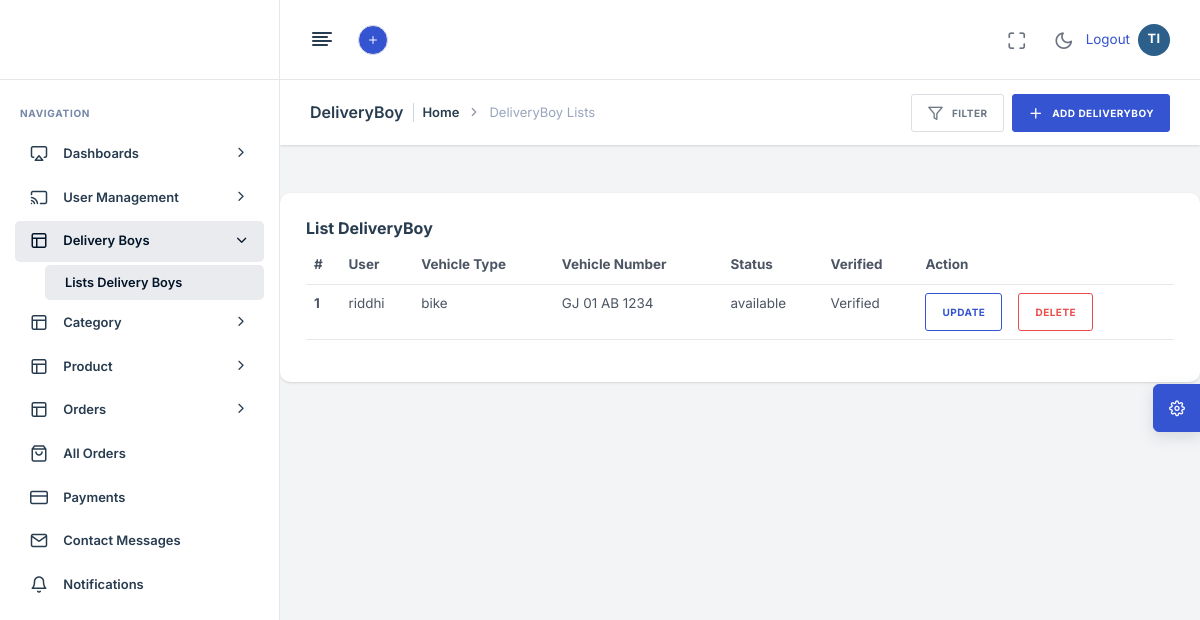
/adminpanel/list_DeliveryBoys/ (signed in), run on the app's committed database.
### app_modules/userapp/models.py (models this page shows, shortened)
class CustomUser(AbstractUser):
    role = models.CharField(max_length=20, choices=UserRole.choices, default=UserRole.USER)
    is_approved = models.BooleanField(default=False)
    phone_number = models.CharField(max_length=15, blank=True, null=True)
    profile_image = models.ImageField(upload_to="profiles/", null=True, blank=True)
    address = models.TextField(blank=True, null=True)
    date_of_birth = models.DateField(null=True, blank=True)
    aadhaar_number = models.CharField(max_length=12, blank=True, null=True, unique=True)
    pan_number = models.CharField(max_length=10, blank=True, null=True, unique=True)
    aadhaar_image = models.ImageField(upload_to="kyc/aadhaar/", null=True, blank=True)
    pan_image = models.ImageField(upload_to="kyc/pan/", null=True, blank=True)
    other_document_image = models.ImageField(upload_to="kyc/other/", null=True, blank=True)
    is_kyc_verified = models.BooleanField(default=False)
    registration_ip = models.GenericIPAddressField(null=True, blank=True)
    objects = CustomUserManager()
    @property
    def is_customer_role(self):
        return self.role == UserRole.USER

### app_modules/deliveryapp/models.py (models this page shows, shortened)
class DeliveryBoy(models.Model):
    AVAILABLE = DeliveryBoyStatus.AVAILABLE
    BUSY = DeliveryBoyStatus.BUSY
    OFFLINE = DeliveryBoyStatus.OFFLINE
    STATUS_CHOICES = DeliveryBoyStatus.choices
    BIKE = VehicleType.BIKE
    BICYCLE = VehicleType.BICYCLE
    SCOOTER = VehicleType.SCOOTER
    VEHICLE_CHOICES = VehicleType.choices
    user = models.OneToOneField(CustomUser, on_delete=models.CASCADE, related_name="delivery_profile")
    vehicle_type = models.CharField(max_length=20, choices=VehicleType.choices, default=VehicleType.BIKE)
    vehicle_number = models.CharField(max_length=20, blank=True)
    status = models.CharField(max_length=20, choices=DeliveryBoyStatus.choices, default=DeliveryBoyStatus.OFFLINE)
    is_verified = models.BooleanField(default=False)
    joined_at = models.DateTimeField(auto_now_add=True)
    class Meta:
        verbose_name = "Delivery Boy"
        verbose_name_plural = "Delivery Boys"

### app_modules/adminapp/views.py (the view)
# urls.py: path("list_DeliveryBoys/", views.list_DeliveryBoys, name="list_DeliveryBoys"),
@staff_member_required
def list_DeliveryBoys(request):
    delivery_boys = DeliveryBoy.objects.select_related("user").order_by("-joined_at")
    return render(request, "adminapp/list_DeliveryBoys.html", {"delivery_boys": delivery_boys})

### templates/adminapp/list_DeliveryBoys.html (shortened to what this page needs)
{% extends 'adminapp/master.html' %}
{% load static %}
{% block content %}
<div class="nxl-content">
    <div class="page-header">
        <div class="page-header-left d-flex align-items-center">
            <div class="page-header-title">
                <h5 class="m-b-10">DeliveryBoy</h5>
            </div>
            <ul class="breadcrumb">
                <li class="breadcrumb-item"><a href="{% url 'admin_index' %}">Home</a></li>
                <li class="breadcrumb-item">DeliveryBoy Lists</li>
            </ul>
        </div>
        <div class="page-header-right ms-auto">
            <div class="page-header-right-items">
                <div class="d-flex align-items-center gap-2 page-header-right-items-wrapper">
                    <div class="dropdown filter-dropdown">
                        <a class="btn btn-md btn-light-brand" data-bs-toggle="dropdown" data-bs-offset="0, 10"
                            data-bs-auto-close="outside">
                            <i class="feather-filter me-2"></i>
                            <span>Filter</span>
                        </a>
                    </div>
                    <a href="javascript:void(0);" class="btn btn-md btn-primary">
                        <i class="feather-plus me-2"></i>
                        <span>Add DeliveryBoy</span>
                    </a>
                </div>
            </div>
        </div>
    </div>
    <section class="section mt-5 mx-auto">
        <div class="row">
            <div class="col-lg-12">
                <div class="card">
                    <div class="card-body">
                        <h5 class="card-title">List DeliveryBoy</h5>
                        <table class="table">
                            <thead>
                                <tr>
                                    <th scope="col">#</th>
                                    <th scope="col">User</th>
                                    <th scope="col">Vehicle Type</th>
                                    <th scope="col">Vehicle Number</th>
                                    <th scope="col">Status</th>
                                    <th scope="col">Verified</th>
                                    <th scope="col">Action</th>
                                </tr>
                            </thead>
                            <tbody>
                                {% for i in delivery_boys %}
                                <tr>
                                    <th>{{ forloop.counter }}</th>
                                    <td>{{ i.user.username }}</td>
                                    <td>{{ i.vehicle_type }}</td>
                                    <td>{{ i.vehicle_number }}</td>
                                    <td>{{ i.status }}</td>
                                    <td>
                                        {% if i.is_verified %}
                                        Verified
                                        {% else %}
                                        Pending
                                        {% endif %}
                                    </td>
                                    <td class="d-flex gap-3">
                                        <a href="{% url 'update_DeliveryBoy' i.id %}">
                                            <button type="button" class="btn btn-outline-primary">
                                                Update
                                            </button>
                                        </a>
                                        <a href="{% url 'delete_DeliveryBoy' i.id %}"
                                            onclick="return confirm('Are you sure you want to delete this Delivery Boy?')">
                                            <button type="button" class="btn btn-outline-danger">
                                                Delete
                                            </button>
                                        </a>
                                    </td>
                                </tr>
                                {% empty %}
                                <tr>
                                    <td colspan="5" class="text-center">
                                        No DeliveryBoy Found
                                    </td>
                                </tr>
                                {% endfor %}
                            </tbody>
                        </table>
                    </div>
                </div>
            </div>
        </div>
    </section>
</div>
{% endblock %}

### templates/adminapp/master.html (shortened to what this page needs)
<!DOCTYPE html>
<html lang="zxx">
{% load static %}
<head>
    <link rel="stylesheet" type="text/css" href="{% static 'adminapp/assets/css/bootstrap.min.css' %}" />
    <link rel="stylesheet" href="https://cdn.jsdelivr.net/npm/bootstrap-icons@1.10.5/font/bootstrap-icons.css">
    <link rel="stylesheet" type="text/css" href="{% static 'adminapp/assets/vendors/css/vendors.min.css' %}" />
    <link rel="stylesheet" type="text/css" href="{% static 'adminapp/assets/vendors/css/daterangepicker.min.css' %}" />
    <link rel="stylesheet" type="text/css" href="{% static 'adminapp/assets/css/theme.min.css' %}" />
</head>
<body>
    <nav class="nxl-navigation">
        <div class="navbar-wrapper">
            <div class="m-header">
            </div>
            <div class="navbar-content">
                <ul class="nxl-navbar">
                    <li class="nxl-item nxl-caption">
                        <label>Navigation</label>
                    </li>
                    <li class="nxl-item nxl-hasmenu">
                        <a href="javascript:void(0);" class="nxl-link">
                            <span class="nxl-micon"><i class="feather-airplay"></i></span>
                            <span class="nxl-mtext">Dashboards</span><span class="nxl-arrow"><i
                                    class="feather-chevron-right"></i></span>
                        </a>
                    </li>
                    <li class="nxl-item nxl-hasmenu">
                        <a href="javascript:void(0);" class="nxl-link">
                            <span class="nxl-micon"><i class="feather-cast"></i></span>
                            <span class="nxl-mtext">User Management</span><span class="nxl-arrow"><i
                                    class="feather-chevron-right"></i></span>
                        </a>
                    </li>
                    <li class="nxl-item nxl-hasmenu">
                        <a href="javascript:void(0);" class="nxl-link">
                            <span class="nxl-micon"><i class="feather-layout"></i></span>
                            <span class="nxl-mtext">Delivery Boys</span><span class="nxl-arrow"><i
                                    class="feather-chevron-right"></i></span>
                        </a>
                        <ul class="nxl-submenu">
                            <li class="nxl-item"><a class="nxl-link" href="{% url 'list_DeliveryBoys' %}">Lists Delivery Boys</a>
                            </li>
                        </ul>
                    </li>
                    <li class="nxl-item nxl-hasmenu">
                        <a href="javascript:void(0);" class="nxl-link">
                            <span class="nxl-micon"><i class="feather-layout"></i></span>
                            <span class="nxl-mtext">Category</span><span class="nxl-arrow"><i
                                    class="feather-chevron-right"></i></span>
                        </a>
                    </li>
                    <li class="nxl-item nxl-hasmenu">
                        <a href="javascript:void(0);" class="nxl-link">
                            <span class="nxl-micon"><i class="feather-layout"></i></span>
                            <span class="nxl-mtext">Product</span><span class="nxl-arrow"><i
                                    class="feather-chevron-right"></i></span>
                        </a>
                    </li>
                    <li class="nxl-item nxl-hasmenu">
                        <a href="javascript:void(0);" class="nxl-link">
                            <span class="nxl-micon"><i class="feather-layout"></i></span>
                            <span class="nxl-mtext">Orders</span><span class="nxl-arrow"><i
                                    class="feather-chevron-right"></i></span>
                        </a>
                    </li>
                    <li class="nxl-item">
                        <a class="nxl-link" href="{% url 'admin_order_list' %}">
                            <span class="nxl-micon"><i class="feather-shopping-bag"></i></span>
                            <span class="nxl-mtext">All Orders</span>
                        </a>
                    </li>
                    <li class="nxl-item">
                        <a class="nxl-link" href="{% url 'admin_payment_list' %}">
                            <span class="nxl-micon"><i class="feather-credit-card"></i></span>
                            <span class="nxl-mtext">Payments</span>
                        </a>
                    </li>
                    <li class="nxl-item">
                        <a class="nxl-link" href="{% url 'admin_contact_list' %}">
                            <span class="nxl-micon"><i class="feather-mail"></i></span>
                            <span class="nxl-mtext">Contact Messages</span>
                        </a>
                    </li>
                    <li class="nxl-item">
                        <a class="nxl-link" href="{% url 'admin_notification_list' %}">
                            <span class="nxl-micon"><i class="feather-bell"></i></span>
                            <span class="nxl-mtext">Notifications</span>
                        </a>
                    </li>
                </ul>
            </div>
        </div>
    </nav>
    <header class="nxl-header">
        <div class="header-wrapper">
            <div class="header-left d-flex align-items-center gap-4">
                <div class="nxl-navigation-toggle">
                    <a href="javascript:void(0);" id="menu-mini-button">
                        <i class="feather-align-left"></i>
                    </a>
                </div>
                <div class="nxl-drp-link nxl-lavel-mega-menu">
                    <div class="nxl-lavel-mega-menu-wrapper d-flex gap-3">
                        <div class="dropdown nxl-h-item nxl-lavel-menu">
                            <a href="javascript:void(0);" class="avatar-text avatar-md bg-primary text-white"
                                data-bs-toggle="dropdown" data-bs-auto-close="outside">
                                <i class="feather-plus"></i>
                            </a>
                        </div>
                    </div>
                </div>
            </div>
            <div class="header-right ms-auto">
                <div class="d-flex align-items-center">
                    <div class="nxl-h-item d-none d-sm-flex">
                        <div class="full-screen-switcher">
                            <a href="javascript:void(0);" class="nxl-head-link me-0"
                                onclick="$('body').fullScreenHelper('toggle');">
                                <i class="feather-maximize maximize"></i>
                            </a>
                        </div>
                    </div>
                    <div class="nxl-h-item dark-light-theme">
                        <a href="javascript:void(0);" class="nxl-head-link me-0 dark-button">
                            <i class="feather-moon"></i>
                        </a>
                    </div>
                    {% if user.is_authenticated %}
                    <a href="{% url 'logout' %}"
                        class="nav-item nav-link text-primary me-2 {% if request.resolver_match.url_name == 'logout' %}active{% endif %}">
                        Logout
                    </a>
                    {% else %}
                    <a href="{% url 'admin_login' %}"
                        class="nav-item nav-link text-primary me-2 {% if request.resolver_match.url_name == 'login' %}active{% endif %}">
                        Login
                    </a>
                    {% endif %}
                    <a href="{% url 'admin_profile_view' %}"
                        class="nav-item nav-link {% if request.resolver_match.url_name == 'admin_profile_view' %}active{% endif %}">
                        {% if user.profile_image %}
                        <img src="{{ user.profile_image.url }}" alt="{{ user.username }}"
                            style="width: 30px; height: 30px; border-radius: 50%;" onclick="openLightbox(this.src)" />
                        {% else %}
                        <div class="avatar-initials">{{ user.username|slice:":1"|upper }}{% if user.username|length > 1 %}{{ user.username|slice:"1:2"|upper }}{% endif %}</div>
                        {% endif %}
                    </a>
                </div>
            </div>
        </div>
    </header>
    <main class="nxl-container">
        {% block content %}
        {% endblock %}
    </main>
    <div class="theme-customizer">
        <div class="customizer-handle">
            <a href="javascript:void(0);" class="cutomizer-open-trigger bg-primary">
                <i class="feather-settings"></i>
            </a>
        </div>
    </div>
</body>
</html>

### data on the page
CustomUser: username "T", username "I"
DeliveryBoy: user.username "riddhi", vehicle_type "bike", vehicle_number "GJ 01 AB 1234", status "available", is_verified "Verified"
